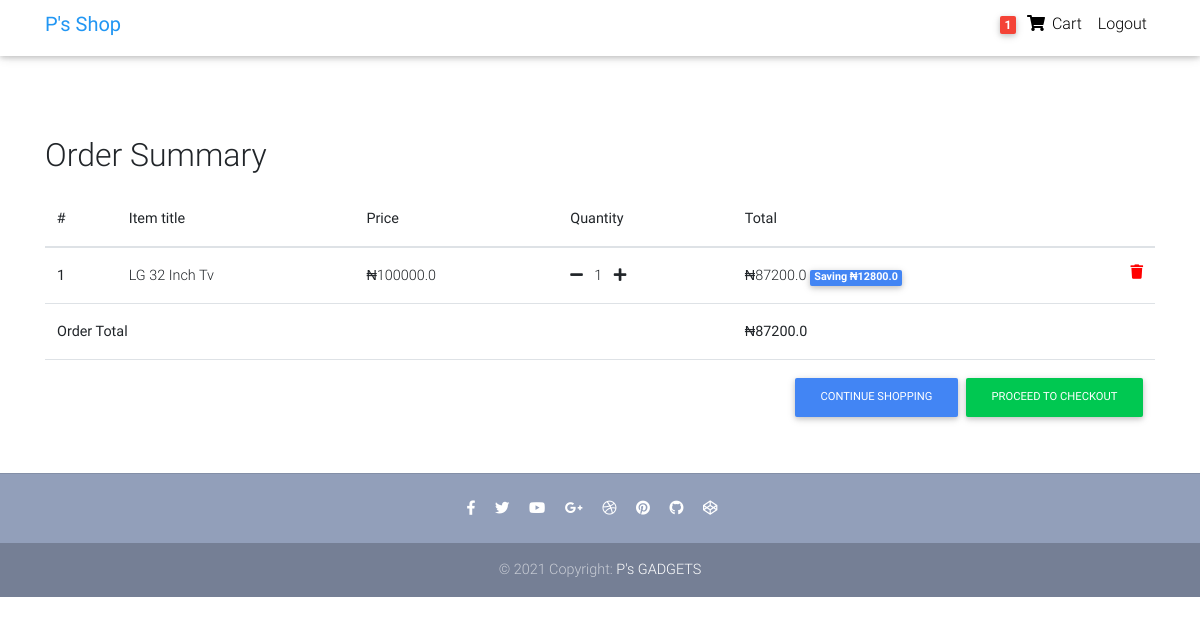
Before: /order-summary/ (signed in) with the older database file.
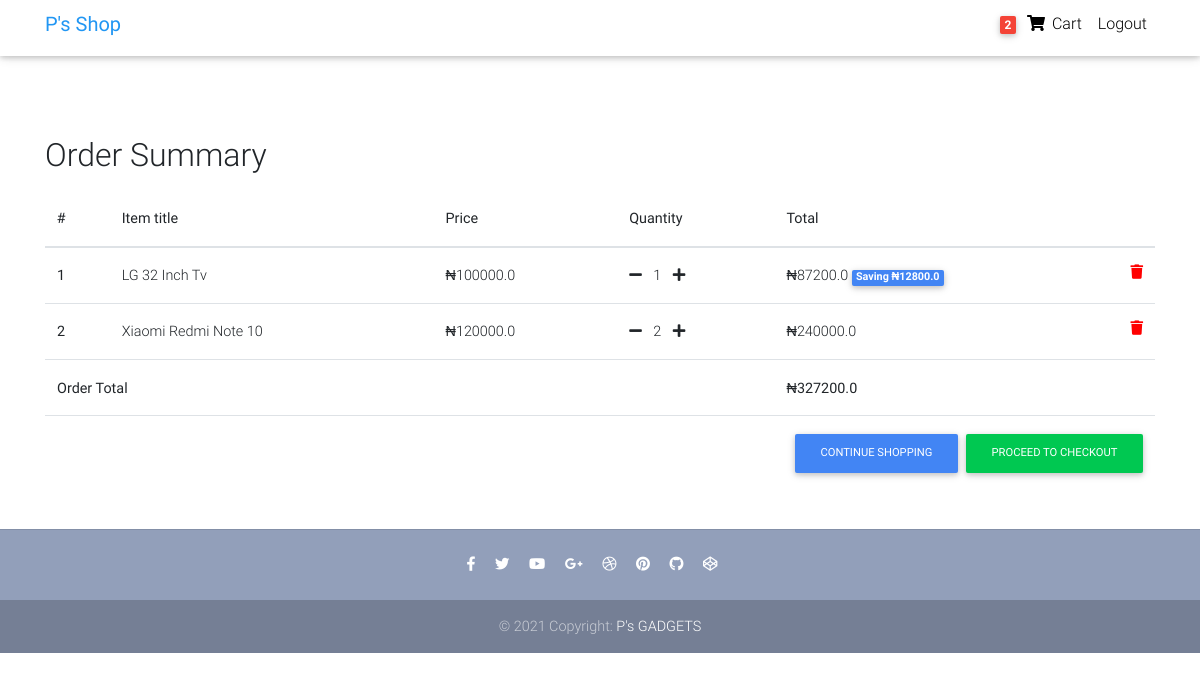
After: the same page with the newer database file.
### store/models.py (models this page shows, shortened)
class Order(models.Model):
    user = models.ForeignKey(settings.AUTH_USER_MODEL, on_delete=models.CASCADE)
    ref_code = models.CharField(max_length=20, blank=True, null=True)
    items = models.ManyToManyField(OrderItem)
    strat_date = models.DateTimeField(auto_now_add=True)
    ordered_date = models.DateTimeField()
    ordered = models.BooleanField(default=False)
    billing_address = models.ForeignKey('Address', related_name="billing_address", on_delete=models.SET_NULL, blank=True, null=True)
    shipping_address = models.ForeignKey('Address', related_name="shipping_address", on_delete=models.SET_NULL, blank=True, null=True)
    payment = models.ForeignKey('Payment', on_delete=models.SET_NULL, blank=True, null=True)
    coupon = models.ForeignKey("Coupon", on_delete=models.SET_NULL, blank=True, null=True)
    being_delivered = models.BooleanField(default=False)
    received = models.BooleanField(default=False)
    refund_requested = models.BooleanField(default=False)
    refund_granted = models.BooleanField(default=False)
    def get_total(self):
        total = 0
        for order_item in self.items.all():
            total += order_item.get_final_price()
        if self.coupon:
            total -= self.coupon.amount
        return total

class OrderItem(models.Model):
    user = models.ForeignKey(settings.AUTH_USER_MODEL, on_delete=models.CASCADE)
    ordered = models.BooleanField(default=False)
    item = models.ForeignKey(Product, on_delete=models.CASCADE)
    quantity = models.IntegerField(default=1)
    def get_total_item_price(self):
        return self.quantity * self.item.price
    def get_total_discount_item_price(self):
        return self.quantity * self.item.discount_price
    def get_amount_saved(self):
        return self.get_total_item_price() - self.get_total_discount_item_price()
    def get_final_price(self):
        if self.item.discount_price:
            return self.get_total_discount_item_price()
        return self.get_total_item_price()

class Product(models.Model):
    title = models.CharField(max_length=100)
    brand = models.CharField(max_length=100)
    model = models.CharField(max_length=250, blank=True, null=True)
    features = models.TextField(blank=True, null=True)
    stock = models.IntegerField(default=100)
    released_on = models.CharField(max_length=100)
    dimensions = models.CharField(max_length=100)
    price = models.FloatField()
    discount_price = models.FloatField(blank=True, null=True)
    category = models.CharField(choices=CATEGORY_CHOICES, max_length=3)
    label =  models.CharField(choices=LABEL_CHOICES, max_length=1)
    slug = models.SlugField()
    description = models.TextField()
    image = models.ImageField(upload_to="product_images")
    type = models.CharField(choices=TYPE_CHOICES, max_length=2)

### store/views.py (the view)
# urls.py: path("order-summary/", OrderSummaryView.as_view(), name="order-summary"),
class OrderSummaryView(LoginRequiredMixin, View):
    def get(self, *args, **kwargs):
        try:
            order = Order.objects.get(user=self.request.user, ordered=False)
            context = {
                'object': order
            }
            return render(self.request, "store/order-summary.html", context)
        except ObjectDoesNotExist:
            messages.error(self.request, 'You do not have an active order')
            return redirect('/')

### store/templatetags/cart_template_tags.py (called while the page is built)
@register.filter
def cart_item_count(user):
    if user.is_authenticated:
        qs = Order.objects.filter(user=user, ordered=False)
        if qs.exists():
            return qs[0].items.count()
    return 0

### store/templates/store/order-summary.html (shortened to what the changed rows need)
{% load static %}
{% load cart_template_tags %}
<!DOCTYPE html>
<html lang="en">
<head>
  <link rel="stylesheet" href="https://use.fontawesome.com/releases/v5.11.2/css/all.css">
  <link href="{% static 'store/css/bootstrap.min.css' %}" rel="stylesheet">
  <link href="{% static 'store/css/mdb.min.css' %}" rel="stylesheet">
  <link href="{% static 'store/css/style.min.css' %}" rel="stylesheet">
</head>
<body>
  <nav class="navbar fixed-top navbar-expand-lg navbar-light white scrolling-navbar pt-lg-1">
    <div class="container">
      <div class="collapse navbar-collapse" id="navbarSupportedContent">
        <ul class="navbar-nav nav-flex-icons">
          {% if request.user.is_authenticated %}
          <li class="nav-item">
            <a class="nav-link waves-effect">
              <span class="badge red z-depth-1 mr-1"> {{request.user|cart_item_count }}</span>
              <i class="fas fa-shopping-cart"></i>
              <span class="clearfix d-none d-sm-inline-block"> Cart </span>
            </a>
          </li>
          <li class="nav-item">
            <a class="nav-link waves-effect" href="{% url 'account_logout' %}">
              <span class="clearfix d-none d-sm-inline-block">Logout</span>
            </a>
          </li>
          {% endif %}
        </ul>
      </div>
    </div>
  </nav>
  <main>
    <div class="container mt-lg-5">
        <div class="table-responsive text-nowrap">
        <h2 class="mt-4">Order Summary</h2>
        <table class="table mt-lg-3">
            <thead>
                <tr>
                    <th scope="col">#</th>
                    <th scope="col">Item title</th>
                    <th scope="col">Price</th>
                    <th scope="col">Quantity</th>
                    <th scope="col">Total</th>
                </tr>
            </thead>
            <tbody>
            {% for order_item in object.items.all %}
                <tr>
                    <th scope="row">{{ forloop.counter }}</th>
                    <td>{{ order_item.item.title }}</td>
                    <td><span>&#8358;</span>{{ order_item.item.price }}</td>
                    <td>
                        <a href="{% url 'remove-single-item-from-cart' order_item.item.slug %}"><i class="fas fa-minus mr-2"></i></a>
                        {{ order_item.quantity }}
                        <a href="{% url 'add-to-cart' order_item.item.slug %}"><i class="fas fa-plus ml-2"></i></a>
                    </td>
                    <td>
                        {% if order_item.item.discount_price %}
                        <span>&#8358;</span>{{ order_item.get_total_discount_item_price }}
                            <span class="badge badge-primary">Saving <span>&#8358;</span>{{ order_item.get_amount_saved }}</span>
                        {% else %}
                        <span>&#8358;</span>{{ order_item.get_total_item_price }}
                        {% endif %}
                        <a style="color: red;" href="{% url 'remove-from-cart' order_item.item.slug %}"><i class="fas fa-trash float-right"></i></a>
                    </td>
                </tr>
             {% endfor %}
            {% if object.get_total %}
             <tr>
                 <td colspan="4"><b>Order Total</b></td>
                <td><strong><span>&#8358;</span>{{ object.get_total}}</strong></td>
            </tr>
            <tr>
                <td colspan="5">
                    <a style="float: right;" class="btn btn-success ml-2 btn-md" href="{% url 'checkout' %}">Proceed to Checkout</a>
                    <a style="float: right;" class="btn btn-primary  btn-md" href="{% url 'home' %}">Continue Shopping</a>
                </td>
           </tr>
           {% endif %}
            </tbody>
        </table>
        </div>
    </div>
  </main>
</body>
</html>

Changed rows visible on the page:
added OrderItem: item "Xiaomi Redmi Note 10", item.price "120000.0", quantity "2", get_total_item_price "240000.0"
computed for Order: get_total "87200.0" → "327200.0"
Other visible differences:
{{ request.user|cart_item_count }}: "1" → "2"
